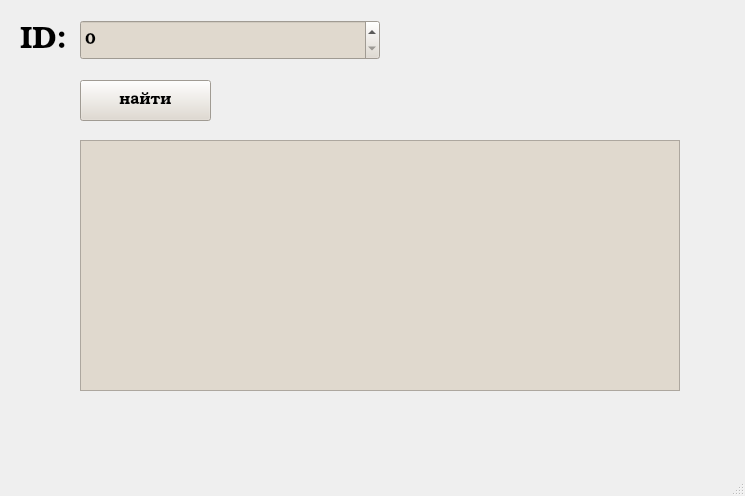
<?xml version="1.0" encoding="UTF-8"?>
<ui version="4.0">
 <class>MainWindow</class>
 <widget class="QMainWindow" name="MainWindow">
  <property name="geometry">
   <rect>
    <x>0</x>
    <y>0</y>
    <width>745</width>
    <height>496</height>
   </rect>
  </property>
  <property name="sizePolicy">
   <sizepolicy hsizetype="Fixed" vsizetype="Fixed">
    <horstretch>0</horstretch>
    <verstretch>0</verstretch>
   </sizepolicy>
  </property>
  <property name="windowTitle">
   <string>MainWindow</string>
  </property>
  <widget class="QWidget" name="centralwidget">
   <widget class="QSpinBox" name="id_spinBox">
    <property name="geometry">
     <rect>
      <x>80</x>
      <y>20</y>
      <width>300</width>
      <height>40</height>
     </rect>
    </property>
    <property name="font">
     <font>
      <family>Bookman Old Style</family>
      <pointsize>12</pointsize>
     </font>
    </property>
    <property name="styleSheet">
     <string notr="true">background-color: rgb(224, 217, 206);</string>
    </property>
   </widget>
   <widget class="QLabel" name="id_label">
    <property name="geometry">
     <rect>
      <x>20</x>
      <y>20</y>
      <width>60</width>
      <height>41</height>
     </rect>
    </property>
    <property name="font">
     <font>
      <family>Bookman Old Style</family>
      <pointsize>23</pointsize>
     </font>
    </property>
    <property name="text">
     <string>ID:</string>
    </property>
   </widget>
   <widget class="QPushButton" name="find_pushButton">
    <property name="geometry">
     <rect>
      <x>80</x>
      <y>80</y>
      <width>131</width>
      <height>41</height>
     </rect>
    </property>
    <property name="font">
     <font>
      <family>Bookman Old Style</family>
      <pointsize>12</pointsize>
     </font>
    </property>
    <property name="styleSheet">
     <string notr="true">background-color: rgb(224, 217, 206);</string>
    </property>
    <property name="text">
     <string>найти</string>
    </property>
   </widget>
   <widget class="QLabel" name="label">
    <property name="geometry">
     <rect>
      <x>80</x>
      <y>410</y>
      <width>221</width>
      <height>16</height>
     </rect>
    </property>
    <property name="font">
     <font>
      <family>Bookman Old Style</family>
      <pointsize>10</pointsize>
     </font>
    </property>
    <property name="text">
     <string/>
    </property>
   </widget>
   <widget class="QTableWidget" name="record_tableWidget">
    <property name="geometry">
     <rect>
      <x>80</x>
      <y>140</y>
      <width>600</width>
      <height>251</height>
     </rect>
    </property>
    <property name="styleSheet">
     <string notr="true">background-color: rgb(224, 217, 206);</string>
    </property>
    <attribute name="horizontalHeaderShowSortIndicator" stdset="0">
     <bool>true</bool>
    </attribute>
    <attribute name="horizontalHeaderStretchLastSection">
     <bool>true</bool>
    </attribute>
    <attribute name="verticalHeaderVisible">
     <bool>false</bool>
    </attribute>
    <attribute name="verticalHeaderShowSortIndicator" stdset="0">
     <bool>true</bool>
    </attribute>
   </widget>
  </widget>
  <widget class="QMenuBar" name="menubar">
   <property name="geometry">
    <rect>
     <x>0</x>
     <y>0</y>
     <width>745</width>
     <height>26</height>
    </rect>
   </property>
  </widget>
  <widget class="QStatusBar" name="statusbar"/>
 </widget>
 <resources/>
 <connections/>
</ui>
